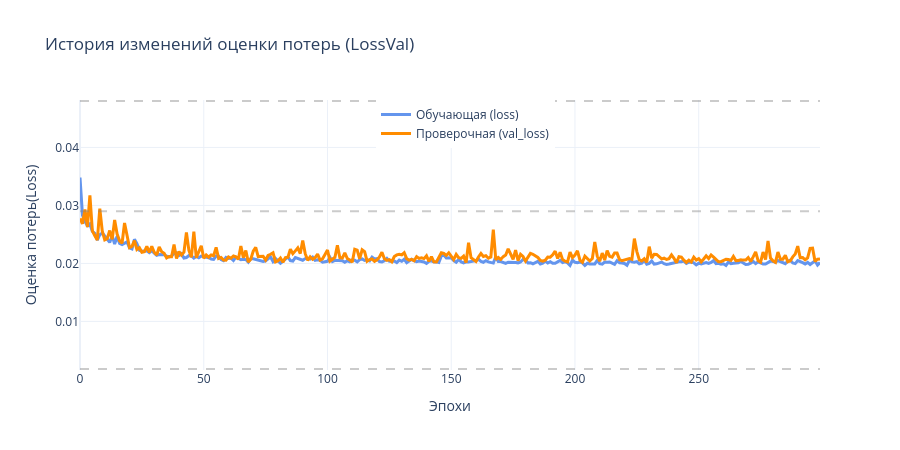

Notebook cell for this chart:
### Code cell
print('Доступные метрики полной истории обучения:', totalHistoryDict4.keys())
fig = go.Figure()
fig.add_trace(go.Scatter( y=totalHistoryDict4['loss'], mode="lines", name="Обучающая (loss)", line=dict(width=3, color='cornflowerblue')))
if 'val_loss' in totalHistoryDict4.keys():
    fig.add_trace(go.Scatter( y=totalHistoryDict4['val_loss'],  mode="lines", name="Проверочная (val_loss)",     line=dict(width=3, color='darkorange')))

refHFib = np.array([13, 8, 5, 3, 2, 1, 0.8, 0.5, 0.33, 0.2, 0.125, 0.077, 0.048,  0.029, 0.0018])
m2 = refHFib<=np.max(totalHistoryDict4['loss'])
m2 = np.concatenate([m2[1:], [True]*1])
for y in refHFib[m2]:
    fig.add_hline(y=y, line_dash="dash", line_color="gray", opacity=0.4)

fig.update_xaxes(title="Эпохи"); fig.update_yaxes(title="Оценка потерь(Loss)")
fig.update_layout(title="История изменений оценки потерь (LossVal)", template="plotly_white",
                  width=900, height=450, legend=dict(yanchor="top", x=0.4, y=1.0))
fig.show()

### Figure 1 — Plotly figure (JSON) as saved in the notebook; plotly's stock layout.template omitted (floating-point values rounded to 4 significant figures; data arrays with more than 128 entries replaced by an {"elided": "..."} marker saying what was removed)
{"data": [{"line": {"color": "cornflowerblue", "width": 3}, "mode": "lines", "name": "Обучающая (loss)", "type": "scatter", "y": {"elided": "300 float values"}}, {"line": {"color": "darkorange", "width": 3}, "mode": "lines", "name": "Проверочная (val_loss)", "type": "scatter", "y": {"elided": "300 float values"}}], "layout": {"height": 450, "legend": {"x": 0.4, "y": 1, "yanchor": "top"}, "shapes": [{"line": {"color": "gray", "dash": "dash"}, "opacity": 0.4, "type": "line", "x0": 0, "x1": 1, "xref": "x domain", "y0": 0.048, "y1": 0.048, "yref": "y"}, {"line": {"color": "gray", "dash": "dash"}, "opacity": 0.4, "type": "line", "x0": 0, "x1": 1, "xref": "x domain", "y0": 0.029, "y1": 0.029, "yref": "y"}, {"line": {"color": "gray", "dash": "dash"}, "opacity": 0.4, "type": "line", "x0": 0, "x1": 1, "xref": "x domain", "y0": 0.0018, "y1": 0.0018, "yref": "y"}], "title": {"text": "История изменений оценки потерь (LossVal)"}, "width": 900, "xaxis": {"title": {"text": "Эпохи"}}, "yaxis": {"title": {"text": "Оценка потерь(Loss)"}}}}
